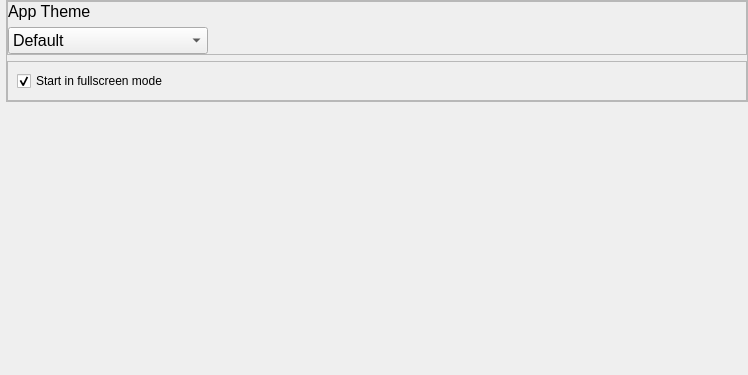
                         <widget class="QWidget" name="scrollAreaWidgetContents_6">
                          <property name="geometry">
                           <rect>
                            <x>0</x>
                            <y>0</y>
                            <width>748</width>
                            <height>375</height>
                           </rect>
                          </property>
                          <property name="style_ID" stdset="0">
                           <string>borderlessDark</string>
                          </property>
                          <layout class="QVBoxLayout" name="verticalLayout_62">
                           <property name="leftMargin">
                            <number>6</number>
                           </property>
                           <property name="topMargin">
                            <number>0</number>
                           </property>
                           <property name="rightMargin">
                            <number>0</number>
                           </property>
                           <property name="bottomMargin">
                            <number>0</number>
                           </property>
                           <item alignment="Qt::AlignTop">
                            <widget class="QFrame" name="frame_25">
                             <property name="frameShape">
                              <enum>QFrame::StyledPanel</enum>
                             </property>
                             <property name="frameShadow">
                              <enum>QFrame::Raised</enum>
                             </property>
                             <layout class="QVBoxLayout" name="verticalLayout_63">
                              <property name="leftMargin">
                               <number>0</number>
                              </property>
                              <property name="topMargin">
                               <number>0</number>
                              </property>
                              <property name="rightMargin">
                               <number>0</number>
                              </property>
                              <property name="bottomMargin">
                               <number>0</number>
                              </property>
                              <item>
                               <widget class="QFrame" name="frame_22">
                                <property name="font">
                                 <font>
                                  <pointsize>12</pointsize>
                                 </font>
                                </property>
                                <property name="frameShape">
                                 <enum>QFrame::StyledPanel</enum>
                                </property>
                                <property name="frameShadow">
                                 <enum>QFrame::Raised</enum>
                                </property>
                                <layout class="QVBoxLayout" name="verticalLayout_61">
                                 <property name="leftMargin">
                                  <number>0</number>
                                 </property>
                                 <property name="topMargin">
                                  <number>0</number>
                                 </property>
                                 <property name="rightMargin">
                                  <number>0</number>
                                 </property>
                                 <property name="bottomMargin">
                                  <number>0</number>
                                 </property>
                                 <item alignment="Qt::AlignTop">
                                  <widget class="QLabel" name="label_5">
                                   <property name="font">
                                    <font>
                                     <pointsize>12</pointsize>
                                    </font>
                                   </property>
                                   <property name="text">
                                    <string>App Theme</string>
                                   </property>
                                  </widget>
                                 </item>
                                 <item>
                                  <widget class="QComboBox" name="appTheme_combobox">
                                   <property name="maximumSize">
                                    <size>
                                     <width>200</width>
                                     <height>16777215</height>
                                    </size>
                                   </property>
                                   <item>
                                    <property name="text">
                                     <string>Default</string>
                                    </property>
                                   </item>
                                   <item>
                                    <property name="text">
                                     <string>Dark</string>
                                    </property>
                                   </item>
                                   <item>
                                    <property name="text">
                                     <string>Light</string>
                                    </property>
                                   </item>
                                  </widget>
                                 </item>
                                </layout>
                               </widget>
                              </item>
                              <item>
                               <widget class="QFrame" name="frame_24">
                                <property name="frameShape">
                                 <enum>QFrame::StyledPanel</enum>
                                </property>
                                <property name="frameShadow">
                                 <enum>QFrame::Raised</enum>
                                </property>
                                <layout class="QVBoxLayout" name="verticalLayout_64">
                                 <item>
                                  <widget class="QCheckBox" name="fullscreen_checkbox">
                                   <property name="text">
                                    <string>Start in fullscreen mode</string>
                                   </property>
                                   <property name="checked">
                                    <bool>true</bool>
                                   </property>
                                  </widget>
                                 </item>
                                </layout>
                               </widget>
                              </item>
                             </layout>
                            </widget>
                           </item>
                          </layout>
                         </widget>
